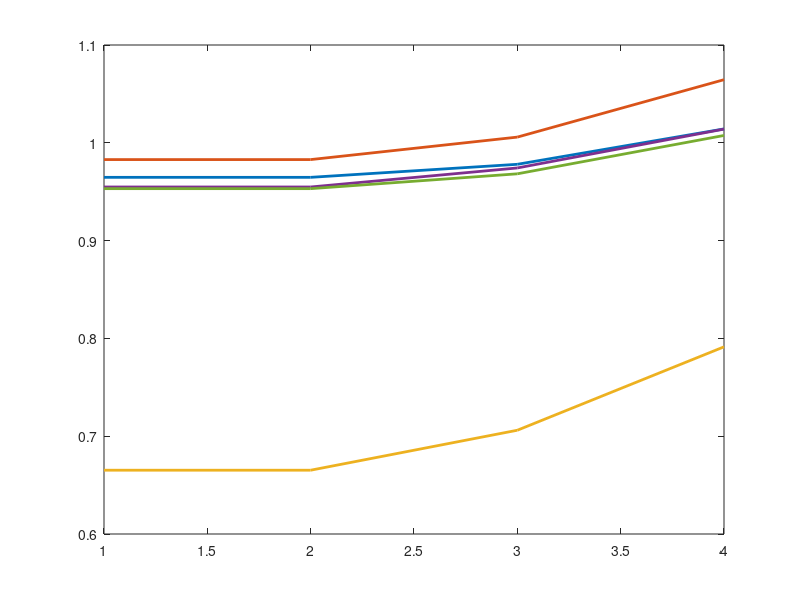
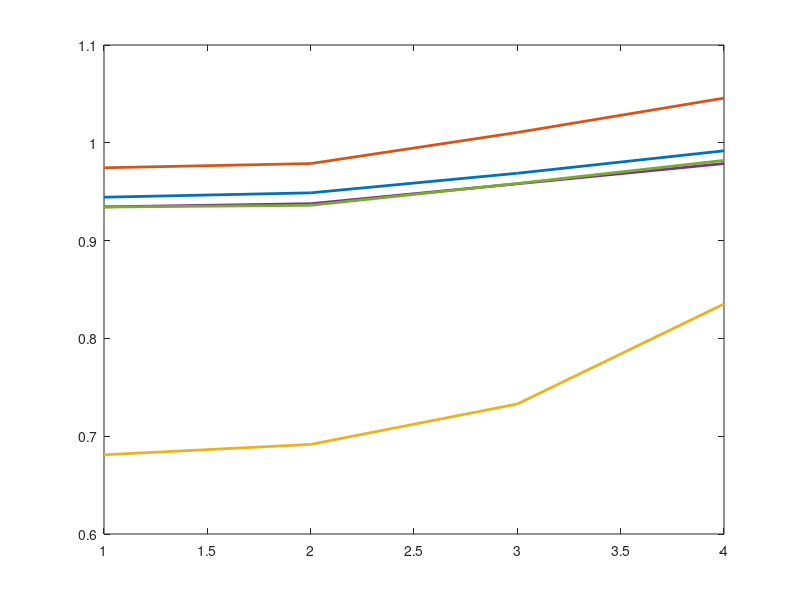
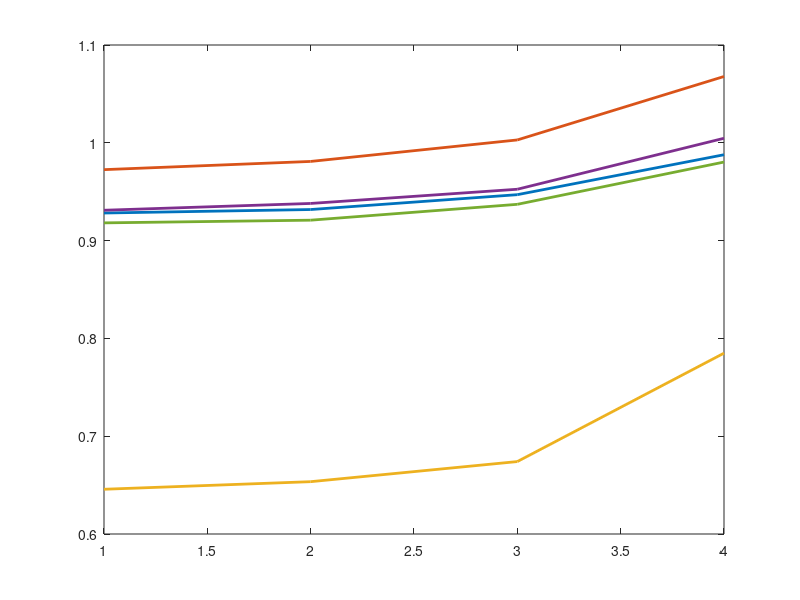
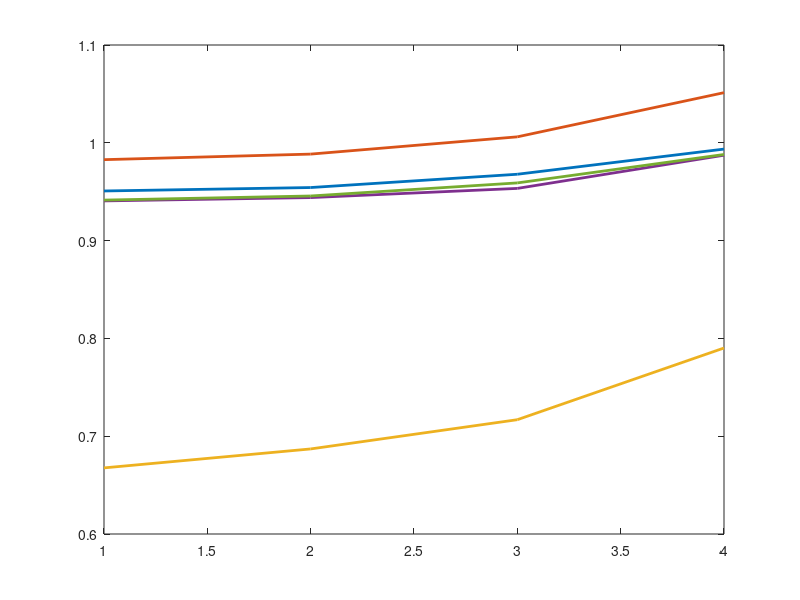

These charts were generated, in order, by the following MATLAB code:
function load_test_GS

S = load('test_gs1.mat', 'cags0', 'cags1', 'cags2', 'cags3');

% cags0 = S.cags0;
% ags0 = calcMean(cags0, 1000, 0);

% cags1 = S.cags1;
% ags1 = calcMean(cags1, 1, 0);

% One Sample
% cags2 = S.cags2;
% ags2 = calcMean(cags2, 1, [2 3 4 5]);

cags3 = S.cags3;
ags3 = calcMean(cags3, 1, 0);

end


function ags = calcMean(cags, j, ind)

if (ind ~= 0)
    cags = cags(ind);
end

n = length(cags);

ags = zeros(size(cags{1}));

for i = 1:n
    if (mod(i,j) == 0)
        figure();
        a = cags{i};
        a = convert_A(a);
        plot(a(:,1:4)', 'LineWidth',2);
    end
    
    ags = ags + cags{i};
end

ags = ags/n;

ags = convert_A(ags);

figure;
plot(ags(:,1:4)', 'LineWidth',2);
legend('intersect', 'from area', 'from areafraction', 'from eq radius', 'from misori', 'Location','NorthWest');


dev = zeros(size(cags{1}));
for i = 1:n
    a = cags{i};
    a = convert_A(a);
    dev = dev + (a-ags).^2;
end

dev = sqrt(dev);

figure;
plot(dev(:,1:4)', 'LineWidth',2);
legend('intersect', 'from area', 'from areafraction', 'from eq radius', 'from misori', 'Location','NorthWest');


end

function b = convert_A(a)

b(1,:) = 1.27*a(1,:);       % intersect
b(2,:) = 2*sqrt(a(2,:)/pi); % mean area to diameter
b(3,:) = a(3,:);            % area fraction
b(4,:) = 2*a(4,:);          % equivalent diameter
b(5,:) = a(5,:);            % length

end
